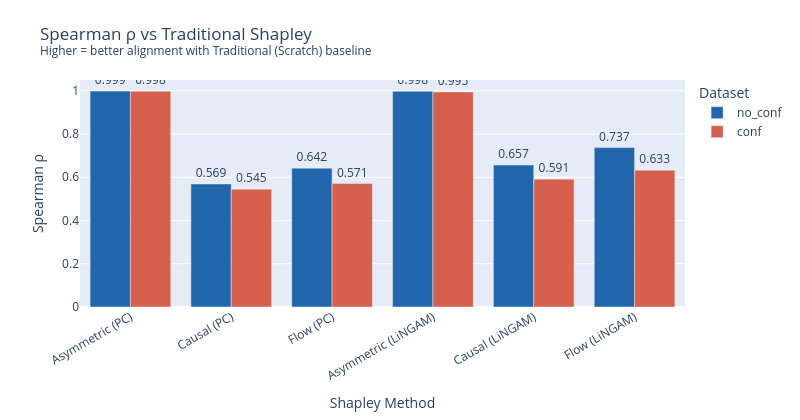
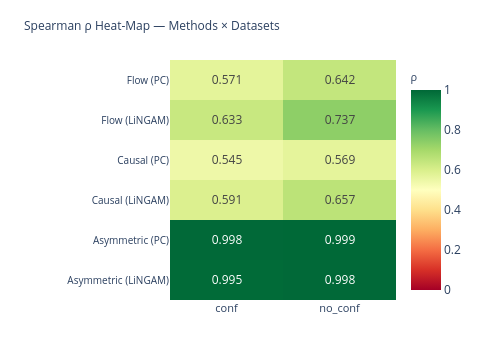
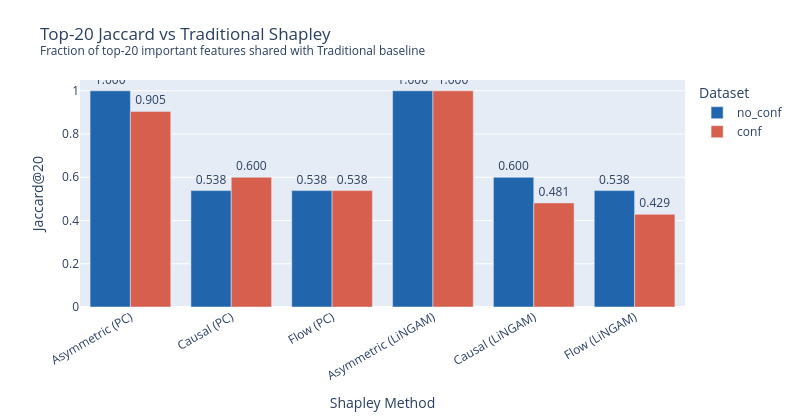

The cell these charts' notebook holds for them, in order:
### Code cell
# ── Grouped bar: Spearman ρ by method × dataset ───────────────────────────────
fig_rho = px.bar(
    df_align,
    x="Method", y="Spearman", color="Dataset",
    barmode="group",
    color_discrete_map={LABEL_A: COLORS["no_conf"], LABEL_B: COLORS["conf"]},
    text=df_align["Spearman"].apply(lambda v: f"{v:.3f}"),
    title=(
        f"Spearman ρ vs Traditional Shapley<br>"
        f"<sup>Higher = better alignment with Traditional (Scratch) baseline</sup>"
    ),
)
fig_rho.update_traces(textposition="outside")
fig_rho.update_layout(
    height=420, width=800,
    xaxis=dict(title="Shapley Method", tickangle=-30),
    yaxis=dict(title="Spearman ρ", range=[0, 1.05]),
    margin=dict(t=80, b=90),
)
fig_rho.show()

# ── Heatmap: Spearman ρ (methods × datasets) ─────────────────────────────────
pivot_rho = df_align.pivot(index="Method", columns="Dataset", values="Spearman")
fig_hmap = go.Figure(go.Heatmap(
    z      = pivot_rho.values,
    x      = pivot_rho.columns.tolist(),
    y      = pivot_rho.index.tolist(),
    colorscale = "RdYlGn",
    zmin=0, zmax=1,
    text   = [[f"{v:.3f}" for v in row] for row in pivot_rho.values],
    texttemplate = "%{text}",
    colorbar = dict(title=dict(text="ρ", font=dict(size=11))),
    hovertemplate = "<b>%{y}</b><br>Dataset: %{x}<br>ρ = %{z:.4f}<extra></extra>",
))
fig_hmap.update_layout(
    title=dict(text="Spearman ρ Heat-Map — Methods × Datasets", font=dict(size=12)),
    height=360, width=480,
    margin=dict(t=60, b=60, l=170, r=40),
    xaxis=dict(tickfont=dict(size=11)),
    yaxis=dict(tickfont=dict(size=10)),
)
fig_hmap.show()

# ── Grouped bar: Top-20 Jaccard ────────────────────────────────────────────────
fig_jac = px.bar(
    df_align,
    x="Method", y="Jaccard20", color="Dataset",
    barmode="group",
    color_discrete_map={LABEL_A: COLORS["no_conf"], LABEL_B: COLORS["conf"]},
    text=df_align["Jaccard20"].apply(lambda v: f"{v:.3f}"),
    title=(
        f"Top-20 Jaccard vs Traditional Shapley<br>"
        f"<sup>Fraction of top-20 important features shared with Traditional baseline</sup>"
    ),
)
fig_jac.update_traces(textposition="outside")
fig_jac.update_layout(
    height=420, width=800,
    xaxis=dict(title="Shapley Method", tickangle=-30),
    yaxis=dict(title="Jaccard@20", range=[0, 1.05]),
    margin=dict(t=80, b=90),
)
fig_jac.show()

### Figure 1 — Plotly figure (JSON) as saved in the notebook; plotly's stock layout.template omitted (floating-point values rounded to 4 significant figures)
{"data": [{"alignmentgroup": "True", "hovertemplate": "Dataset=no_conf<br>Method=%{x}<br>Spearman=%{y}<br>text=%{text}<extra></extra>", "legendgroup": "no_conf", "marker": {"color": "#2166ac", "pattern": {"shape": ""}}, "name": "no_conf", "offsetgroup": "no_conf", "orientation": "v", "showlegend": true, "text": ["0.999", "0.569", "0.642", "0.998", "0.657", "0.737"], "textposition": "outside", "type": "bar", "x": ["Asymmetric (PC)", "Causal (PC)", "Flow (PC)", "Asymmetric (LiNGAM)", "Causal (LiNGAM)", "Flow (LiNGAM)"], "xaxis": "x", "y": [0.9987, 0.5692, 0.6423, 0.9975, 0.6567, 0.7373], "yaxis": "y"}, {"alignmentgroup": "True", "hovertemplate": "Dataset=conf<br>Method=%{x}<br>Spearman=%{y}<br>text=%{text}<extra></extra>", "legendgroup": "conf", "marker": {"color": "#d6604d", "pattern": {"shape": ""}}, "name": "conf", "offsetgroup": "conf", "orientation": "v", "showlegend": true, "text": ["0.998", "0.545", "0.571", "0.995", "0.591", "0.633"], "textposition": "outside", "type": "bar", "x": ["Asymmetric (PC)", "Causal (PC)", "Flow (PC)", "Asymmetric (LiNGAM)", "Causal (LiNGAM)", "Flow (LiNGAM)"], "xaxis": "x", "y": [0.9977, 0.5448, 0.571, 0.9947, 0.5915, 0.633], "yaxis": "y"}], "layout": {"barmode": "group", "height": 420, "legend": {"title": {"text": "Dataset"}, "tracegroupgap": 0}, "margin": {"b": 90, "t": 80}, "title": {"text": "Spearman ρ vs Traditional Shapley<br><sup>Higher = better alignment with Traditional (Scratch) baseline</sup>"}, "width": 800, "xaxis": {"anchor": "y", "domain": [0, 1], "tickangle": -30, "title": {"text": "Shapley Method"}}, "yaxis": {"anchor": "x", "domain": [0, 1], "range": [0, 1.05], "title": {"text": "Spearman ρ"}}}}

### Figure 2 — Plotly figure (JSON) as saved in the notebook; plotly's stock layout.template omitted (floating-point values rounded to 4 significant figures)
{"data": [{"colorbar": {"title": {"font": {"size": 11}, "text": "ρ"}}, "colorscale": [[0, "rgb(165,0,38)"], [0.1, "rgb(215,48,39)"], [0.2, "rgb(244,109,67)"], [0.3, "rgb(253,174,97)"], [0.4, "rgb(254,224,139)"], [0.5, "rgb(255,255,191)"], [0.6, "rgb(217,239,139)"], [0.7, "rgb(166,217,106)"], [0.8, "rgb(102,189,99)"], [0.9, "rgb(26,152,80)"], [1, "rgb(0,104,55)"]], "hovertemplate": "<b>%{y}</b><br>Dataset: %{x}<br>ρ = %{z:.4f}<extra></extra>", "text": [["0.995", "0.998"], ["0.998", "0.999"], ["0.591", "0.657"], ["0.545", "0.569"], ["0.633", "0.737"], ["0.571", "0.642"]], "texttemplate": "%{text}", "type": "heatmap", "x": ["conf", "no_conf"], "y": ["Asymmetric (LiNGAM)", "Asymmetric (PC)", "Causal (LiNGAM)", "Causal (PC)", "Flow (LiNGAM)", "Flow (PC)"], "z": [[0.9947, 0.9975], [0.9977, 0.9987], [0.5915, 0.6567], [0.5448, 0.5692], [0.633, 0.7373], [0.571, 0.6423]], "zmax": 1, "zmin": 0}], "layout": {"height": 360, "margin": {"b": 60, "l": 170, "r": 40, "t": 60}, "title": {"font": {"size": 12}, "text": "Spearman ρ Heat-Map — Methods × Datasets"}, "width": 480, "xaxis": {"tickfont": {"size": 11}}, "yaxis": {"tickfont": {"size": 10}}}}

### Figure 3 — Plotly figure (JSON) as saved in the notebook; plotly's stock layout.template omitted (floating-point values rounded to 4 significant figures)
{"data": [{"alignmentgroup": "True", "hovertemplate": "Dataset=no_conf<br>Method=%{x}<br>Jaccard20=%{y}<br>text=%{text}<extra></extra>", "legendgroup": "no_conf", "marker": {"color": "#2166ac", "pattern": {"shape": ""}}, "name": "no_conf", "offsetgroup": "no_conf", "orientation": "v", "showlegend": true, "text": ["1.000", "0.538", "0.538", "1.000", "0.600", "0.538"], "textposition": "outside", "type": "bar", "x": ["Asymmetric (PC)", "Causal (PC)", "Flow (PC)", "Asymmetric (LiNGAM)", "Causal (LiNGAM)", "Flow (LiNGAM)"], "xaxis": "x", "y": [1.0, 0.5385, 0.5385, 1.0, 0.6, 0.5385], "yaxis": "y"}, {"alignmentgroup": "True", "hovertemplate": "Dataset=conf<br>Method=%{x}<br>Jaccard20=%{y}<br>text=%{text}<extra></extra>", "legendgroup": "conf", "marker": {"color": "#d6604d", "pattern": {"shape": ""}}, "name": "conf", "offsetgroup": "conf", "orientation": "v", "showlegend": true, "text": ["0.905", "0.600", "0.538", "1.000", "0.481", "0.429"], "textposition": "outside", "type": "bar", "x": ["Asymmetric (PC)", "Causal (PC)", "Flow (PC)", "Asymmetric (LiNGAM)", "Causal (LiNGAM)", "Flow (LiNGAM)"], "xaxis": "x", "y": [0.9048, 0.6, 0.5385, 1.0, 0.4815, 0.4286], "yaxis": "y"}], "layout": {"barmode": "group", "height": 420, "legend": {"title": {"text": "Dataset"}, "tracegroupgap": 0}, "margin": {"b": 90, "t": 80}, "title": {"text": "Top-20 Jaccard vs Traditional Shapley<br><sup>Fraction of top-20 important features shared with Traditional baseline</sup>"}, "width": 800, "xaxis": {"anchor": "y", "domain": [0, 1], "tickangle": -30, "title": {"text": "Shapley Method"}}, "yaxis": {"anchor": "x", "domain": [0, 1], "range": [0, 1.05], "title": {"text": "Jaccard@20"}}}}
